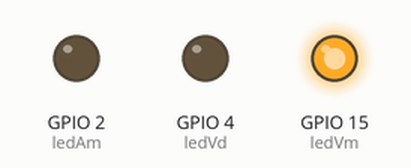
Recording of a program running on a simulated ESP32. Shown: output pins drawn as LEDs (lit = HIGH).

Above: at 2.5 s.
At 8.0 s:
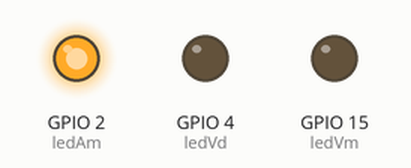
At 14.5 s:
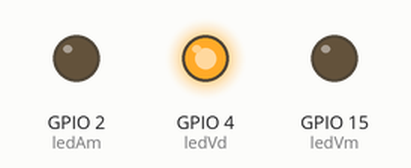
Timing chart, 0 to 23.4 s (numbered marks = the images above):
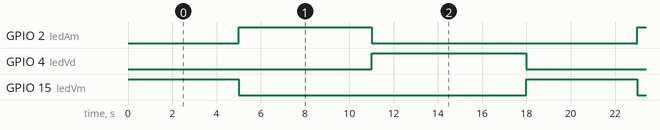

The program:

main.cpp
```cpp
#include <Arduino.h>


#define ledVm 15
#define ledAm 2
#define ledVd 4

void configuracao();
void Vermelho();
void Amarelo();
void Verde();

void setup(){
  configuracao();
}

void loop(){
  Vermelho();
  Amarelo();
  Verde();
}

void configuracao(){
  pinMode(ledVm, OUTPUT);
  pinMode(ledAm, OUTPUT);
  pinMode(ledVd, OUTPUT);
}

void Vermelho(){
  digitalWrite(ledVm, HIGH);
  digitalWrite(ledAm, LOW);
  digitalWrite(ledVd, LOW);
  delay(5000);
}
void Amarelo(){
  digitalWrite(ledVm, LOW);
  digitalWrite(ledAm, HIGH);
  digitalWrite(ledVd, LOW);
  delay(6000);
}
void Verde(){
  digitalWrite(ledVm, LOW);
  digitalWrite(ledAm, LOW);
  digitalWrite(ledVd, HIGH);
  delay(7000);
}
```

Measured:
- by itself, GPIO 2 (ledAm): alternates HIGH for 6.0 s and LOW for 12.0 s
- by itself, GPIO 4 (ledVd): alternates HIGH for 7.0 s and LOW for 11.0 s
- by itself, GPIO 15 (ledVm): alternates HIGH for 5.0 s and LOW for 13.0 s
